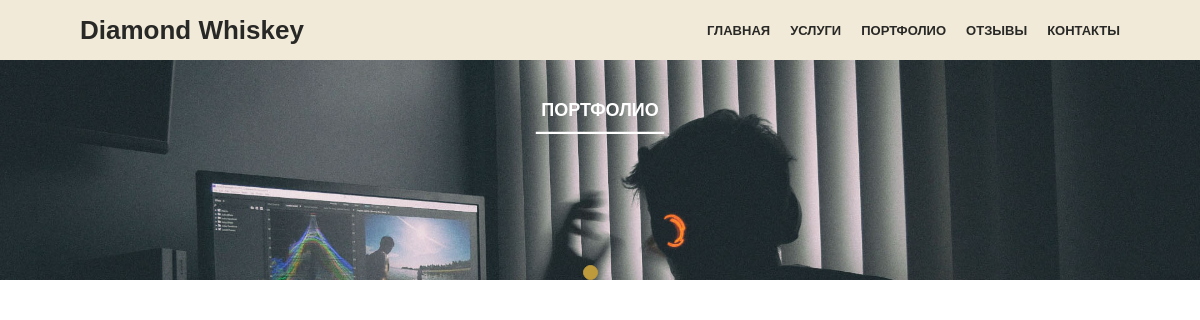
Page /portfolio/ on the earlier database version.
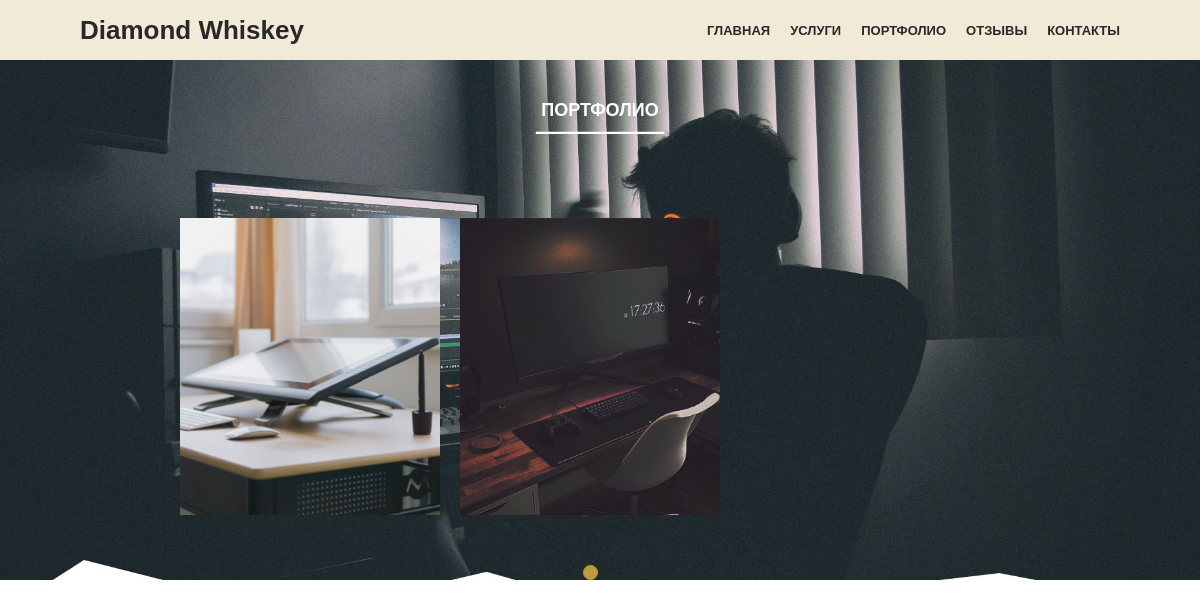
Same page on the later database version.
### portfolio/models.py (models this page shows, shortened)
class UploadImg(models.Model):
    title = models.CharField(max_length=150, db_index=True, unique=True)
    slug = models.SlugField(max_length=150, blank=True, unique=True)
    body = models.ImageField(upload_to='images/')
    def get_absolute_url(self):
        return reverse('portfolio_detail_url', kwargs={'slug': self.slug})

### portfolio/views.py (the view)
# urls.py: path('', portfolio_slider, name='portfolio_url'),
def portfolio_slider(request):
    images = UploadImg.objects.all()
    return render(request, 'portfolio/index.html', context={'images': images, 'detail': True})

### portfolio/templates/portfolio/index.html
{% extends 'portfolio/base_portfolio.html' %}
{% load static %}
{% block content %}
	<div class="background">
		<div class="portfolio__title">
			<h2>ПОРТФОЛИО</h2>
			<h1 class="underline">________</h1>
		</div>
		<div class="container__portfolio">
			<section class="portfolio">
				<div class="second__slider">
					{% for image in images %}
					<div class="second__slider__item">
						<a href="{{ image.get_absolute_url }}"><img src="{{ image.body.url }}" alt="{{ uploadimg.title }}"></a>
					</div>
					{% endfor %}
				</div>
			</section>
		</div>
	</div>
{% endblock %}

### portfolio/templates/portfolio/base_portfolio.html
{% extends 'base.html' %}

### templates/base.html (shortened to what this page needs)
<!DOCTYPE html>
{% load static %}
<html lang="ru">
<head>
	<link rel="stylesheet" href="{% static 'css/style.css' %}">
</head>
<body>
	<header class="header">
		<div class="container">
			<div class="header__body">
				<a href="{% url 'website' %}" class="header__name">
					<h1>Diamond Whiskey</h1>
				</a>
				<nav class="header__menu">
					<ul class="header__list">
						<li>
							<a href="{% url 'main' %}" class="header__link">ГЛАВНАЯ</a>
						</li>
						<li>
							<a href="{% url 'services' %}" class="header__link">УСЛУГИ</a>
						</li>
						<li>
							<a href="{% url 'portfolio_url' %}" class="header__link">ПОРТФОЛИО</a>
						</li>
						<li>
							<a href="" class="header__link">ОТЗЫВЫ</a>
						</li>
						<li>
							<a href="" class="header__link">КОНТАКТЫ</a>
						</li>
					</ul>
				</nav>
			</div>
		</div>
	</header>
	<main>
		<div>
			{% block content %}
			{% endblock %}
		</div>
	</main>
</body>
</html>

### static/css/style.css (style rules this page uses)
html, body { height: 100%; }
*,*:before,*:after { padding: 0; margin: 0; border: 0; box-sizing: border-box; }
.container { max-width: 1200px; margin: 0px auto; padding: 0px 80px; }
.header { position: fixed; width: 100%; top: 0; left: 0; z-index: 50; }
.header:before { content: ''; position: absolute; top: 0; left: 0; width: 100%; height: 100%; background-color: #f1ead8; z-index: 2; }
.header__body { position: relative; display: flex; justify-content: space-between; height: 80px; align-items: center; }
.header__name { text-decoration: none; color: #282826; position: relative; z-index: 3; font-size: 18px; }
.header__name h1 { font-family: Avenir, sans-serif; }
.header__list { display: flex; position: relative; z-index: 2; }
.header__list li { list-style: none; margin: 0px 0px 0px 20px; }
.header__link { color: #282826; font-size: 18px; text-decoration: none; outline: none; font-family: Avenir, sans-serif; font-weight: bold; }
@media (max-width: 1200px) { .header__body { height: 60px; } }
@media (max-width: 1200px) { .header__name { font-size: 13px; } }
@media (max-width: 1200px) { .header__link { font-size: 13px; } }
.background { background: url('img/фон для портфолио фотографий.jpg') 0 0 / 100% no-repeat; }
.container__portfolio { max-width: 1600px; margin: 0px auto; padding: 0px 80px; }
.portfolio__title { display: flex; flex-direction: column; align-items: center }
.portfolio__title h2 { font-family: Avenir, sans-serif; margin-top: 100px; color: #fff; font-size: 18px; }
.portfolio__title .underline { color: #fff; margin-top: -20px; }
.portfolio { margin-top: 80px; }
.second__slider__item { position: relative; outline: none; margin: 0px 20px 0px 0px; transition: all 0.3s ease 0s; text-align: center; }
.second__slider__item img { max-width: 100%; }
.second__slider { position: relative; padding: 0px 100px; }

Differences in the rows shown:
added UploadImg: body (picture)
added UploadImg: body (picture)
